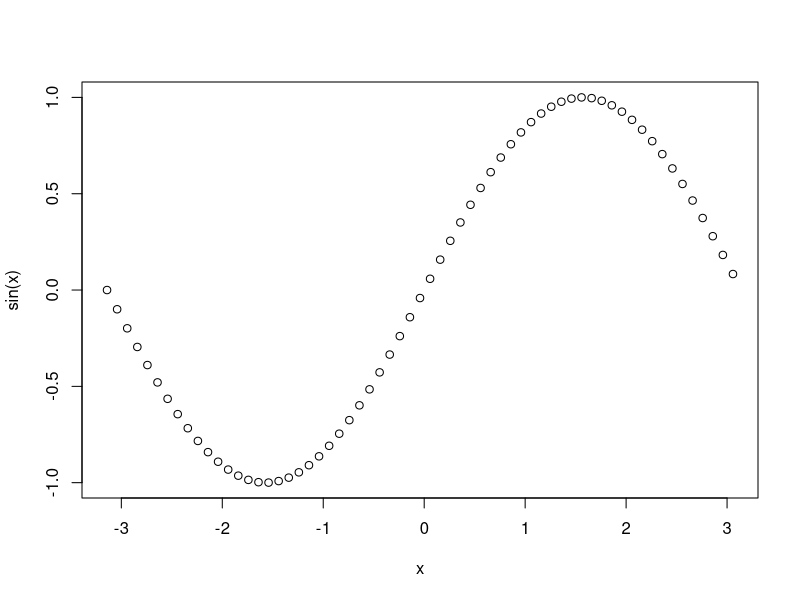

Source code (R):
## ---- chunk 1
x <- seq(-pi,pi,.1) 
plot(x,sin(x))
